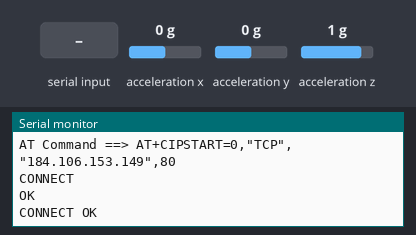
Simulated run of this sketch. Board: Arduino Uno, built with avr-gcc and run on an emulated ATmega328P. Shown: the last lines printed to the serial monitor. Inputs (shaded band) come from the test bench; at power-on: acceleration x 0 g, acceleration y 0 g, acceleration z 1 g. The modem accepts every AT command (registered, SIM ready, sends succeed) and sends nothing else.

Above: at 4.2 s.
4.3 s: acceleration x set to -1.4 g
At 5.4 s:
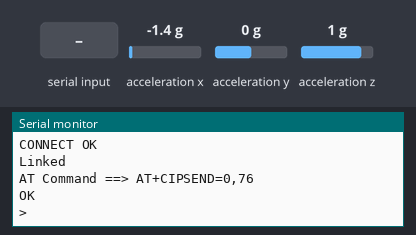
7.8 s: acceleration y set to -0.8 g
At 9.5 s:
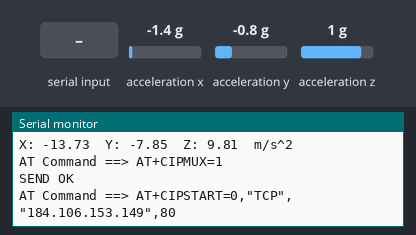
14.9 s: "1" received over the second serial link
16.4 s: acceleration z set to -1.4 g
At 16.88 s:
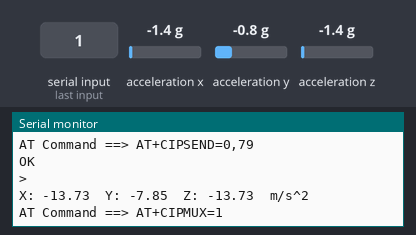
17.9 s: "0" received over the second serial link
At 19.0 s:
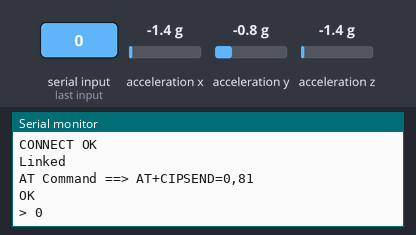
Timing chart, 0 to 20.4 s (numbered marks = the images above; inputs shaded):
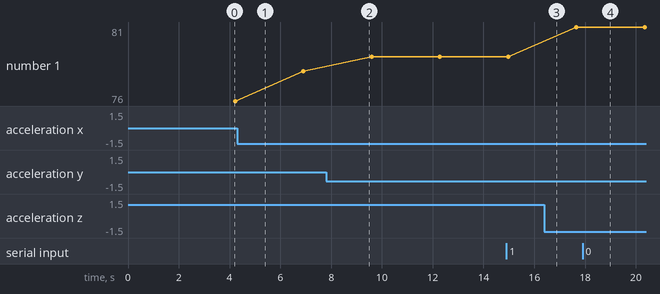

The sketch:

acclerometer.ino
```cpp
#include <Wire.h>
#include <Adafruit_Sensor.h>
#include <Adafruit_ADXL345_U.h>
Adafruit_ADXL345_Unified accel = Adafruit_ADXL345_Unified();

#include <SoftwareSerial.h>
SoftwareSerial espSerial(2,3);
#define DEBUG true

String mySSID ="OnePlus 7 Pro";
String myPWD="12345678";
String myHOST="184.106.153.149";
String myPORT="80";
double a=0,b=0,c=0;

void setup(void) {
  Serial.begin(9600);
  espSerial.begin(9600);
  if(!accel.begin()){
      Serial.println("No ADXL345 sensor detected.");
      while(1);
   }

  espData("AT+RST", 1000, DEBUG);                      //Reset the ESP8266 module
  espData("AT+CWMODE=1", 1000, DEBUG);                 //Set the ESP mode as station mode
  espData("AT+CWJAP=\""+ mySSID +"\",\""+ myPWD +"\"", 1000, DEBUG);

  Serial.println("Connected");
}

void loop(void){
   sensors_event_t event;
   accel.getEvent(&event);
   a=event.acceleration.x;
   b=event.acceleration.y;
   c=event.acceleration.z;

   Serial.print("X: "); Serial.print(a); Serial.print("  ");
   Serial.print("Y: "); Serial.print(b); Serial.print("  ");
   Serial.print("Z: "); Serial.print(c); Serial.print("  ");
   Serial.println("m/s^2 ");

    String sendData = "GET /update?api_key=XWL55RDLFTZ5V7CT&field2="+String(a)+"&field3="+String(b)+"&field4="+String(c);
    espData("AT+CIPMUX=1", 500, DEBUG);       //Allow multiple connections
    espData("AT+CIPSTART=0,\"TCP\",\""+ myHOST +"\","+ myPORT, 500, DEBUG);
    espData("AT+CIPSEND=0," +String(sendData.length()+4),500,DEBUG);
    espSerial.find(">");
    espSerial.println(sendData);

}

String espData(String command, const int timeout, boolean debug)
{
  Serial.print("AT Command ==> ");
  Serial.print(command);
  Serial.println("     ");

  String response = "";
  espSerial.println(command);
  long int time = millis();
  while ( (time + timeout) > millis())
  {
    while (espSerial.available())
    {
      char cc = espSerial.read();
      response += cc;
    }
  }
  if (debug)
  {
    Serial.println(response);
  }
  return response;
}
```

Measured:
- after the input at 7.8 s, the serial monitor: prints a new line after 0.68 s (image 2)
- after the input at 16.4 s, the serial monitor: prints a new line after 0.14 s (image 3)
- after the input at 17.9 s, the serial monitor: prints a new line after 0.25 s (image 4)
- plotted number 1: 76 → 78 after the input at 4.3 s, 78 → 79 after the input at 7.8 s, 79 → 81 after the input at 16.4 s
